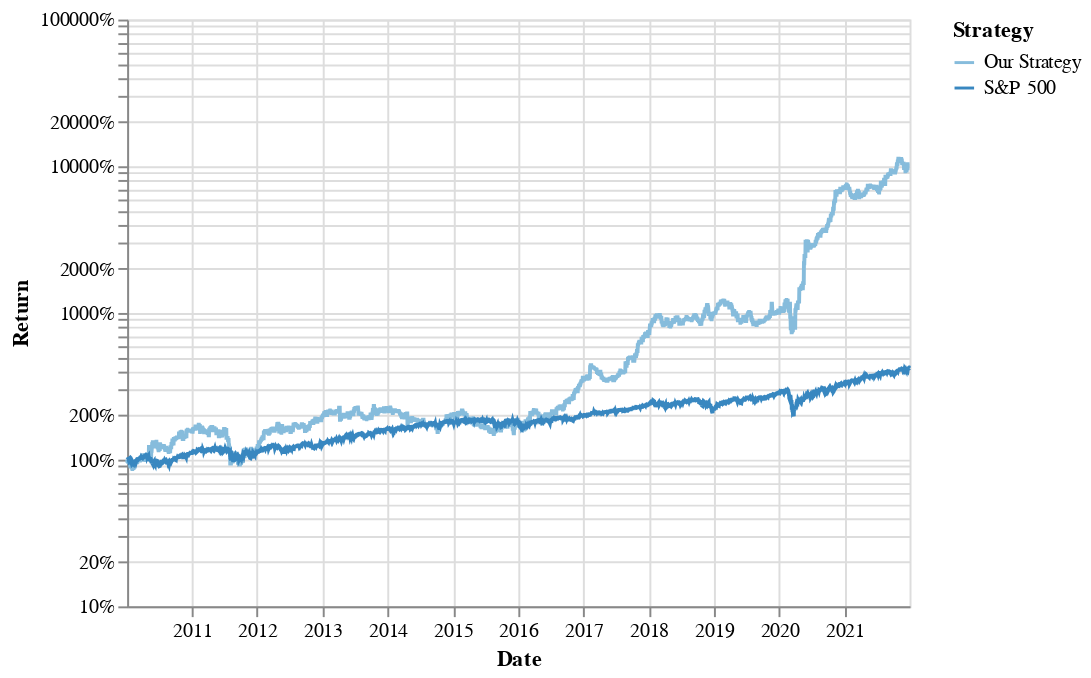

The notebook cell saved with this chart:
### Code cell
alt.Chart(combined).mark_line().encode(
    alt.X('Date:T'),
    alt.Y('Return:Q',
          axis=alt.Axis(format='%'),
          scale=alt.Scale(type='log')),
    alt.Color('Strategy:O'),
    tooltip=['Date:T', 'Return:Q', 'Strategy:O']
)

### Figure 1 — Vega-Lite specification as saved in the notebook (floating-point values rounded to 4 significant figures; data arrays with more than 128 entries replaced by an {"elided": "..."} marker saying what was removed)
{"config": {"view": {"continuousWidth": 400, "continuousHeight": 300}}, "data": {"name": "data-8fb593d76d4c97903d18816bde5672a5"}, "mark": "line", "encoding": {"color": {"field": "Strategy", "type": "ordinal"}, "tooltip": [{"field": "Date", "type": "temporal"}, {"field": "Return", "type": "quantitative"}, {"field": "Strategy", "type": "ordinal"}], "x": {"field": "Date", "type": "temporal"}, "y": {"axis": {"format": "%"}, "field": "Return", "scale": {"type": "log"}, "type": "quantitative"}}, "$schema": "https://vega.github.io/schema/vega-lite/v4.17.0.json", "datasets": {"data-8fb593d76d4c97903d18816bde5672a5": {"elided": "6042 records"}}}
